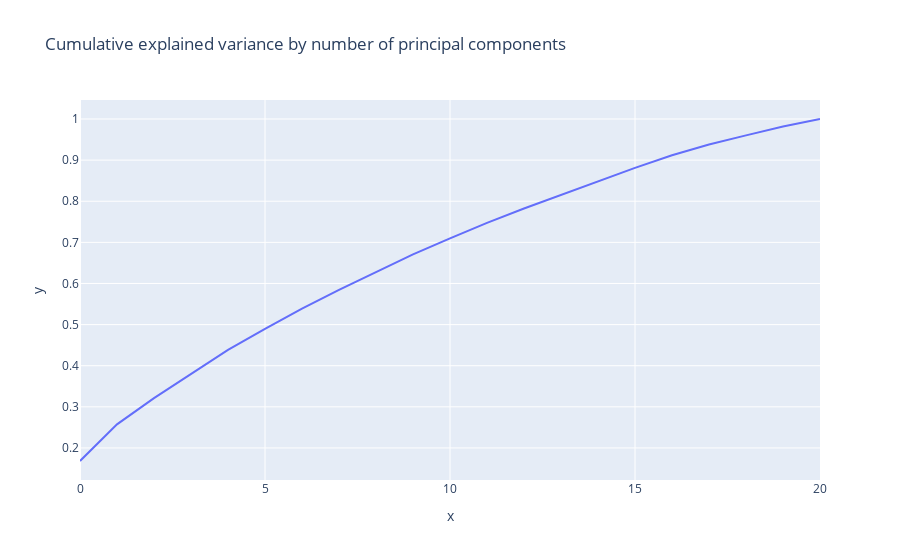

Here is the notebook cell this chart was saved with:
### Markdown cell above
#### Method 3. PCA

And as per last time the data can not be gotten directly so i will do a few extra steps, but unlike last time other than the graphs I wont be showing much.

### Code cell
pca = PCA().fit(X_train_scaled)

fig = px.line(y=pca.explained_variance_ratio_.cumsum(), title='Cumulative explained variance by number of principal components')
fig.show()

### Figure 1 — Plotly figure (JSON) as saved in the notebook; plotly's stock layout.template omitted (floating-point values rounded to 4 significant figures)
{"data": [{"hovertemplate": "x=%{x}<br>y=%{y}<extra></extra>", "legendgroup": "", "line": {"color": "#636efa", "dash": "solid"}, "marker": {"symbol": "circle"}, "mode": "lines", "name": "", "orientation": "v", "showlegend": false, "type": "scatter", "x": [0, 1, 2, 3, 4, 5, 6, 7, 8, 9, 10, 11, 12, 13, 14, 15, 16, 17, 18, 19, 20], "xaxis": "x", "y": [0.1683, 0.2575, 0.3213, 0.3805, 0.4387, 0.4899, 0.5389, 0.5842, 0.6284, 0.6707, 0.7099, 0.7473, 0.7823, 0.8158, 0.849, 0.8812, 0.9117, 0.9378, 0.9602, 0.9816, 1.0], "yaxis": "y"}], "layout": {"legend": {"tracegroupgap": 0}, "title": {"text": "Cumulative explained variance by number of principal components"}, "xaxis": {"anchor": "y", "domain": [0, 1], "title": {"text": "x"}}, "yaxis": {"anchor": "x", "domain": [0, 1], "title": {"text": "y"}}}}
